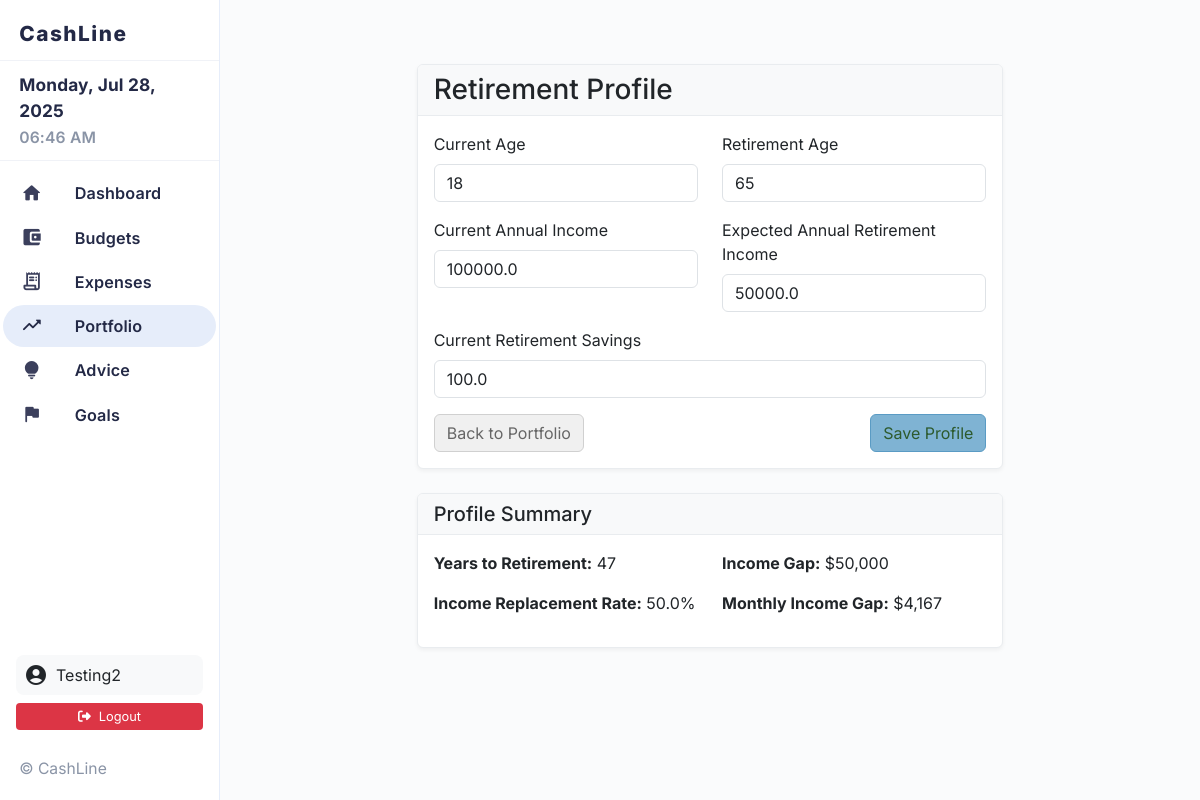
The page /portfolio/retirement/profile (signed in) on the database as committed earlier.
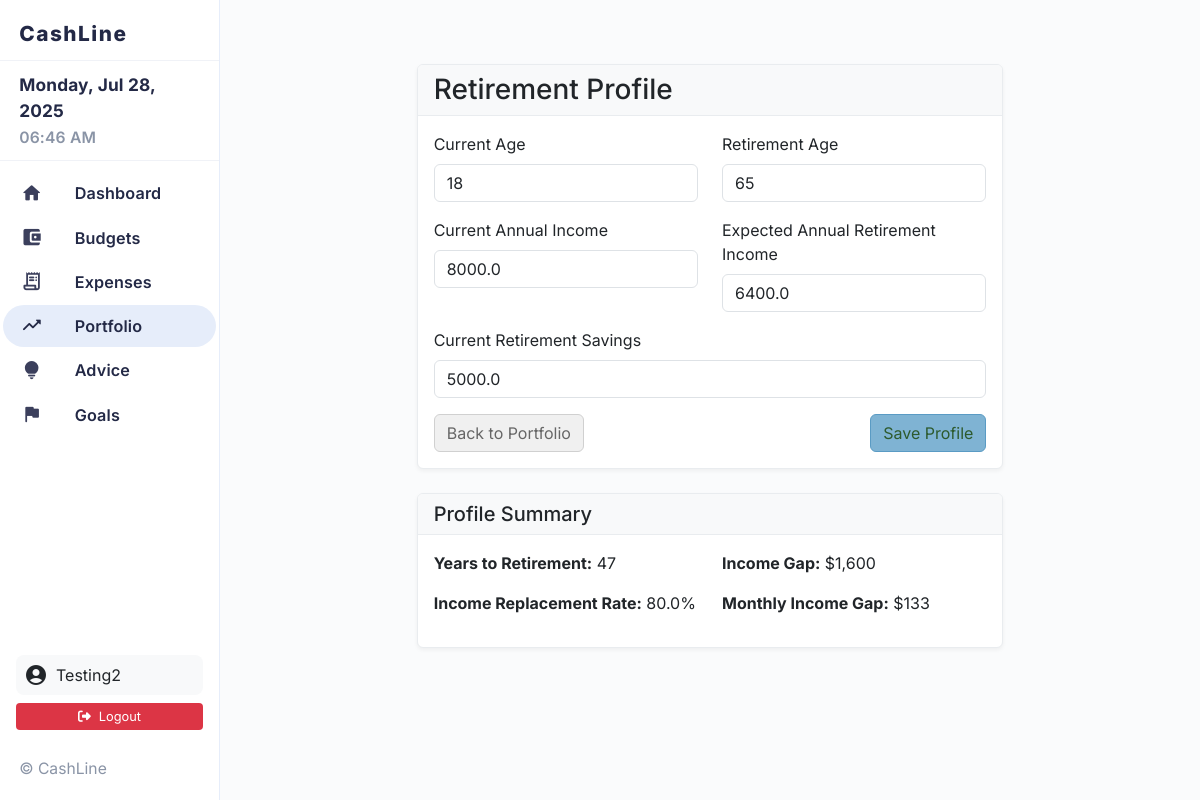
The same page on the database as committed later.
### models.py (models this page shows)
class UserProfile(db.Model):
    id = db.Column(db.Integer, primary_key=True)
    user_id = db.Column(db.Integer, db.ForeignKey('user.id'), nullable=False)
    age = db.Column(db.Integer, nullable=True)
    retirement_age = db.Column(db.Integer, nullable=True)
    current_salary = db.Column(db.Float, nullable=True)
    expected_retirement_income = db.Column(db.Float, nullable=True)
    current_savings = db.Column(db.Float, nullable=True)
    monthly_contribution = db.Column(db.Float, nullable=True)
    risk_tolerance = db.Column(db.String(20), nullable=True)  # Conservative, Moderate, Aggressive
    created_at = db.Column(db.DateTime, default=datetime.utcnow)
    updated_at = db.Column(db.DateTime, default=datetime.utcnow, onupdate=datetime.utcnow)

### app.py (the view)
    @app.route('/portfolio/retirement/profile', methods=['GET', 'POST'])
    @login_required
    def retirement_profile():
        profile = UserProfile.query.filter_by(user_id=current_user.id).first()
        form = RetirementProfileForm()
        if form.validate_on_submit():
            if profile:
                profile.age = form.current_age.data
                profile.retirement_age = form.retirement_age.data
                profile.current_salary = form.current_income.data
                profile.expected_retirement_income = form.expected_retirement_income.data
                profile.current_savings = form.current_savings.data
                profile.updated_at = datetime.utcnow()
            else:
                profile = UserProfile(
                    user_id=current_user.id,
                    age=form.current_age.data,
                    retirement_age=form.retirement_age.data,
                    current_salary=form.current_income.data,
                    expected_retirement_income=form.expected_retirement_income.data,
                    current_savings=form.current_savings.data
                )
                db.session.add(profile)
            db.session.commit()
            flash('Retirement profile updated successfully!', 'success')
            return redirect(url_for('retirement_planning'))
        elif request.method == 'GET' and profile:
            form.current_age.data = profile.age
            form.retirement_age.data = profile.retirement_age
            form.current_income.data = profile.current_salary
            form.expected_retirement_income.data = profile.expected_retirement_income
            form.current_savings.data = profile.current_savings
        return render_template('retirement_profile.html', form=form, profile=profile)

### forms.py
class RetirementProfileForm(FlaskForm):
    current_age = IntegerField('Current Age', validators=[DataRequired(), NumberRange(min=18, max=100)])
    retirement_age = IntegerField('Retirement Age', validators=[DataRequired(), NumberRange(min=50, max=80)])
    current_income = FloatField('Current Annual Income', validators=[DataRequired(), NumberRange(min=0)])
    expected_retirement_income = FloatField('Expected Annual Retirement Income', validators=[DataRequired(), NumberRange(min=0)])
    current_savings = FloatField('Current Retirement Savings', validators=[DataRequired(), NumberRange(min=0)])
    submit = SubmitField('Save Profile')

### app.py (called while the page is built)
def create_app(config_name='default'):
    app = Flask(__name__)
    app.config.from_object(config[config_name])
    db.init_app(app)
    login_manager = LoginManager()
    login_manager.init_app(app)
    login_manager.login_view = 'login'
    login_manager.login_message = 'Please log in to access this page.'
    @login_manager.user_loader
    def load_user(user_id):
        return db.session.get(User, int(user_id))
    register_routes(app)
    return app

### templates/retirement_profile.html (shortened to what this page needs)
{% extends "base.html" %}
{% block content %}
<div class="container mt-4">
    <div class="row justify-content-center">
        <div class="col-md-8">
            <div class="card">
                <div class="card-header">
                    <h3 class="mb-0">Retirement Profile</h3>
                </div>
                <div class="card-body">
                    <form method="POST">
                        <div class="row">
                            <div class="col-md-6">
                                <div class="mb-3">
                                    {{ form.current_age.label(class="form-label") }}
                                    {{ form.current_age(class="form-control") }}
                                </div>
                            </div>
                            <div class="col-md-6">
                                <div class="mb-3">
                                    {{ form.retirement_age.label(class="form-label") }}
                                    {{ form.retirement_age(class="form-control") }}
                                </div>
                            </div>
                        </div>
                        <div class="row">
                            <div class="col-md-6">
                                <div class="mb-3">
                                    {{ form.current_income.label(class="form-label") }}
                                    {{ form.current_income(class="form-control") }}
                                </div>
                            </div>
                            <div class="col-md-6">
                                <div class="mb-3">
                                    {{ form.expected_retirement_income.label(class="form-label") }}
                                    {{ form.expected_retirement_income(class="form-control") }}
                                </div>
                            </div>
                        </div>
                        <div class="row">
                            <div class="col-md-12">
                                <div class="mb-3">
                                    {{ form.current_savings.label(class="form-label") }}
                                    {{ form.current_savings(class="form-control") }}
                                </div>
                            </div>
                        </div>
                        <div class="d-flex justify-content-between">
                            <a href="{{ url_for('portfolio_overview') }}" class="btn" style="background-color: #f0f0f0; border-color: #d0d0d0; color: #666;">Back to Portfolio</a>
                            {{ form.submit(class="btn", style="background-color: #7fb3d3; border-color: #5a9bc4; color: #2d5a2d;") }}
                        </div>
                    </form>
                </div>
            </div>
            {% if profile %}
            <div class="card mt-4">
                <div class="card-header">
                    <h5 class="mb-0">Profile Summary</h5>
                </div>
                <div class="card-body">
                    <div class="row">
                        <div class="col-md-6">
                            <p><strong>Years to Retirement:</strong> {{ profile.retirement_age - profile.age }}</p>
                            <p><strong>Income Replacement Rate:</strong> {{ "%.1f"|format((profile.expected_retirement_income / profile.current_salary) * 100) }}%</p>
                        </div>
                        <div class="col-md-6">
                            <p><strong>Income Gap:</strong> ${{ "{:,.0f}".format(profile.current_salary - profile.expected_retirement_income) }}</p>
                            <p><strong>Monthly Income Gap:</strong> ${{ "{:,.0f}".format((profile.current_salary - profile.expected_retirement_income) / 12) }}</p>
                        </div>
                    </div>
                </div>
            </div>
            {% endif %}
        </div>
    </div>
</div>
{% endblock %}

Rows that differ between the two databases and show on the page:
changed UserProfile: expected_retirement_income "50000.0" → "6400.0"; current_savings "100.0" → "5000.0"; expected_retirement_income+current_salary "50.0" → "80.0"; profile.current_salary-profile.expected_retirement_income "50,000" → "1,600"; current_salary+expected_retirement_income "4,167" → "133"
Other text that changed with them:
form field current_income: "100000.0" → "8000.0"
